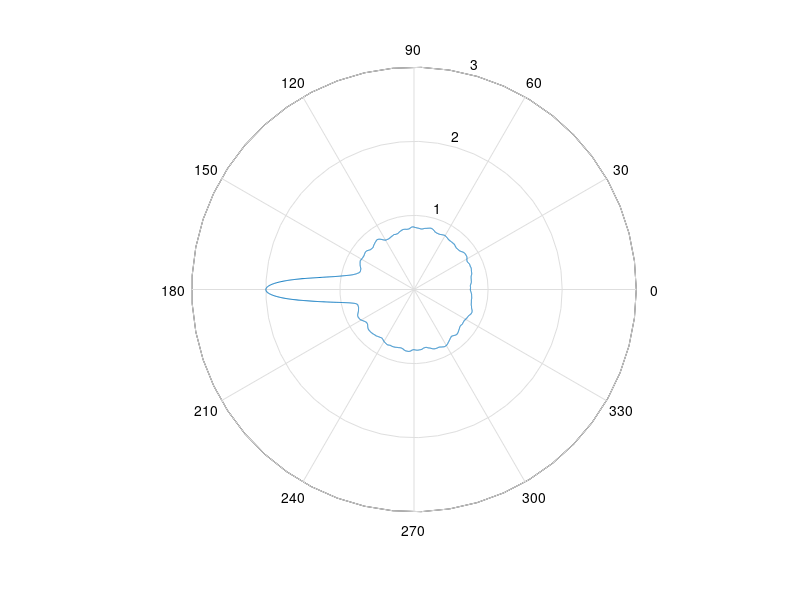

This figure's MATLAB source:
clc;
clear;
close all;
k = 9.9417e+06;
% number of sets of localization
NSET = 1000;
% distance between the input and output scatterer. The smaller distance the rougher surface is. 
dis = 2e-06;
field = 0;
field_abs = 0;
rand_x = randn(1,NSET);
rand_y = randn(1,NSET);
rand_z = randn(1,NSET);
% For path 1, light is coming in the orignal point and coming out at (1,1,0.01) point. 
for i=1: NSET
point_out = [dis*rand_x(i) dis*rand_y(i) 0.02e-06*rand_z(i)];
phi = linspace(-pi,pi,3600);
phase_1_in = 0;
cos_theta = 0.848;
sin_theta = 0.53;
phase_1_out = (cos_theta*point_out(3)) + (sin_theta*(cos(phi)*point_out(1) + sin(phi)*point_out(2)));
% for path 2 light is coming in the point and out at orignal.
phase_2_in = - (sin_theta*point_out(1));
phase_2_out = 0;
% show the plot
field_1 = exp(k*1i*(phase_1_in + phase_1_out));
field_2 = exp(k*1i*(phase_2_in + phase_2_out));
% here we just assume that for different sets of localization that the
% phase is same. This is also "like" the situation in the experiment since
% the phase shift is mostly determined by the mean free path. 
field = (field_1 + field_2);
field_abs = abs(field) + field_abs;
end
max_field = max(field_abs);
field_abs = field_abs/max_field*sqrt(2);
polar(phi,field_abs.^2);
